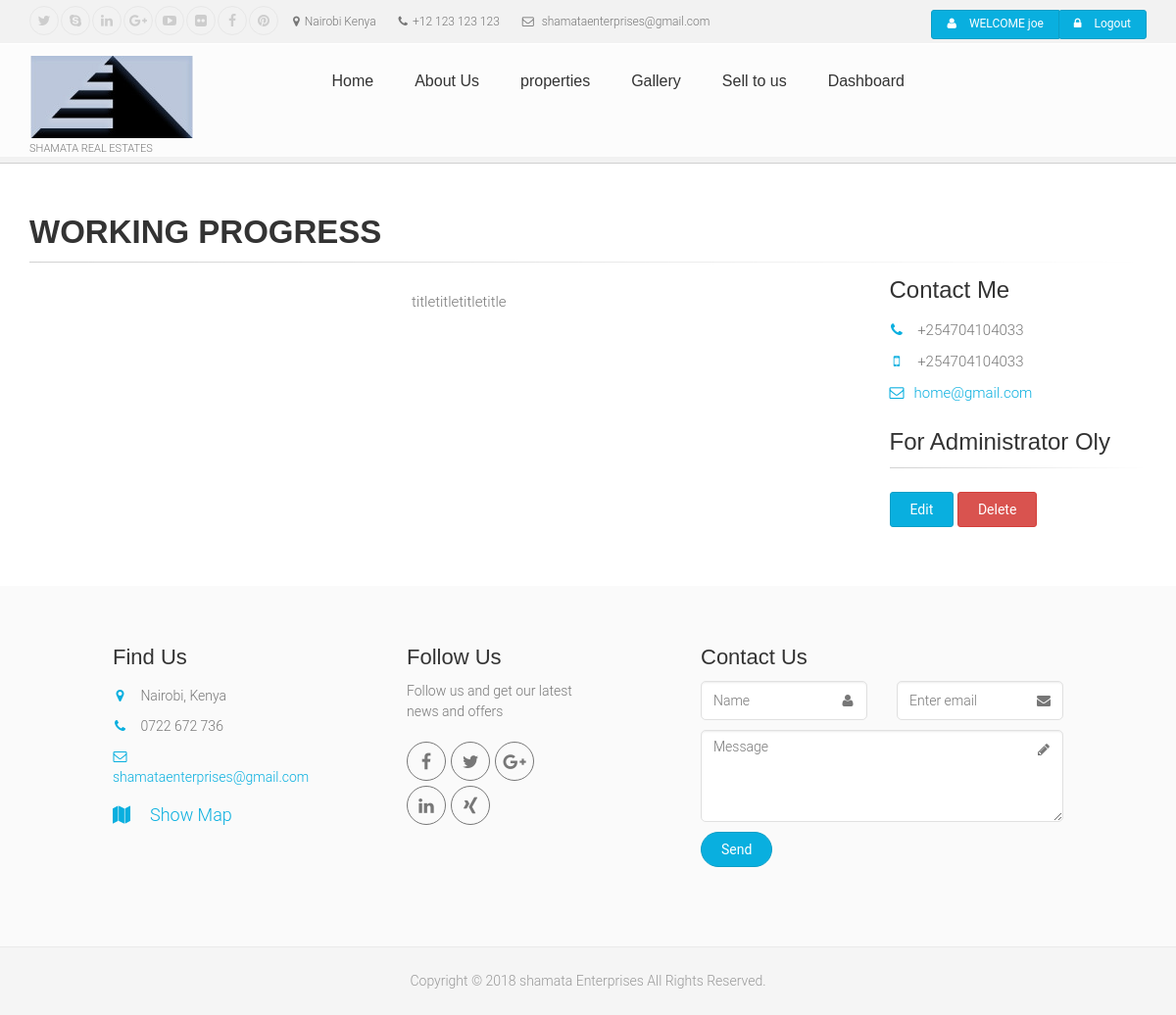
/team/1/ (signed in), run on the app's committed database.
### Teammembers/models.py (models this page shows, shortened)
class Team_Meamber(models.Model):
    name = models.CharField(max_length=100)
    role = models.CharField(max_length=100)
    details = models.TextField()
    phone_number = PhoneNumberField(blank=True, null=True)
    email = models.EmailField()
    image = models.ImageField(upload_to=upload_location) #null=False,blank=False
    def get_edit_url(self):
        return reverse("Teammembers:edit",kwargs={"id": self.id})
    def get_delete_url(self):
        return reverse("Teammembers:delete",kwargs={"id": self.id})

### Teammembers/views.py (the view)
# urls.py: url(r'^(?P<id>\d+)/$',team_member_detailview,name='detail'),
def team_member_detailview(request,id=None):
    instance = get_object_or_404(Team_Meamber,id=id)
    context = {
        "instance": instance
    }
    template_name = 'Teammembers/member_detail.html'
    return render(request, template_name, context)

### Teammembers/templates/Teammembers/member_detail.html (shortened to what this page needs)
{% extends "Main/base.html" %}
{% load staticfiles %}
{% block content %}
  {% include "Main/navigation.html" %}
			<section class="main-container">
				<div class="container">
					<div class="row">
						<div class="main col-md-12">
							<h1 class="page-title">{{ instance.name }}</h1>
							<div class="separator-2"></div>
							<div class="row">
								<div class="col-sm-4">
								</div>
								<div class="col-lg-4 col-sm-5">
									<p> {{ instance.details|linebreaks}}</p>
								</div>
								<div class="col-sm-3 col-lg-offset-1">
									<h3 class="title">Contact Me</h3>
									<ul class="list-icons">
										<li><i class="fa fa-phone pr-10 text-default"></i> {{ instance.phone_number }}</li>
										<li><i class="fa fa-mobile pr-10 text-default"></i> {{ instance.phone_number }}</li>
										<li><a href="mailto:{{ instance.email }}"><i class="fa fa-envelope-o pr-10"></i>{{ instance.email }}</a></li>
									</ul>
									{% if not request.user.is_staff or not request.user.is_superuser%}
									{% else %}
									<h3>For Administrator Oly</h3>
									<div class="separator-2"></div>
									<a target="_blank" href="{{instance.get_edit_url}}" class="btn btn-default">Edit</a>
									<a target="_blank" href="{{instance.get_delete_url}}" class="btn btn-danger">Delete</a>
									{%	endif %}
                                </div>
							</div>
						</div>
					</div>
				</div>
			</section>
      {% include "Main/footer.html" %}
{% endblock content %}

### Main/templates/Main/navigation.html (shortened to what this page needs)
{% extends "Main/base.html" %}
{% load staticfiles %}
{% block content %}
			<div class="header-container">
				<div class="header-top  ">
					<div class="container">
						<div class="row">
							<div class="col-xs-3 col-sm-6 col-md-9">
								<div class="header-top-first clearfix">
									<ul class="social-links circle small clearfix hidden-xs">
										<li class="twitter"><a target="_blank" href="#"><i class="fa fa-twitter"></i></a></li>
										<li class="skype"><a target="_blank" href="#"><i class="fa fa-skype"></i></a></li>
										<li class="linkedin"><a target="_blank" href="#"><i class="fa fa-linkedin"></i></a></li>
										<li class="googleplus"><a target="_blank" href="#"><i class="fa fa-google-plus"></i></a></li>
										<li class="youtube"><a target="_blank" href="#"><i class="fa fa-youtube-play"></i></a></li>
										<li class="flickr"><a target="_blank" href="#"><i class="fa fa-flickr"></i></a></li>
										<li class="facebook"><a target="_blank" href="#"><i class="fa fa-facebook"></i></a></li>
										<li class="pinterest"><a target="_blank" href="#"><i class="fa fa-pinterest"></i></a></li>
									</ul>
										<ul class="list-inline hidden-sm hidden-xs">
										<li><i class="fa fa-map-marker pr-5 pl-10"></i>Nairobi Kenya</li>
										<li><i class="fa fa-phone pr-5 pl-10"></i>+12 123 123 123</li>
										<li><i class="fa fa-envelope-o pr-5 pl-10"></i> shamataenterprises@gmail.com</li>
									</ul>
								</div>
							</div>
							<div class="col-xs-9 col-sm-6 col-md-3">
								<div id="header-top-second"  class="clearfix">
									<div class="header-top-dropdown text-right">
										<div class="btn-group">
											    {% if not request.user.is_authenticated %}
											<a href="{% url 'account_signup' %}" class="btn btn-default btn-sm"><i class="fa fa-user pr-10"></i> Sign Up</a>
										</div>
										<div class="btn-group dropdown">
											<a href="{% url 'account_login' %}">
											<button type="button" class="btn btn-default btn-sm"><i class="fa fa-lock pr-10"></i> Login</button> </a>
										</div>
										 {% else %}
										 <div class="btn-group">
											<a href="#" class="btn btn-default btn-sm"><i class="fa fa-user pr-10"></i>  WELCOME {{user.username}}  </a>
										</div>
										<div class="btn-group">
											<a href="{% url 'account_logout' %}">
											<button type="button" class="btn btn-default btn-sm"><i class="fa fa-lock pr-10"></i> Logout</button>	</a>
										</div>
										  {% endif %}
									</div>
								</div>
							</div>
						</div>
					</div>
				</div>
				<header class="header  fixed    clearfix">
					<div class="container">
						<div class="row">
							<div class="col-md-3 ">
								<div class="header-left clearfix">
									<div id="logo" class="logo">
										<a href="#"><img id="logo_img" src= {% static 'images/logo_shamata.jpg' %} alt="SHAMATA REAL ESTATES"></a>
									</div>
									<div class="site-slogan">
									SHAMATA REAL ESTATES
									</div>
								</div>
							</div>
							<div class="col-md-9">
								<div class="header-right clearfix">
								<div class="main-navigation  animated with-dropdown-buttons">
									<nav class="navbar navbar-default" role="navigation">
										<div class="container-fluid">
											<div class="collapse navbar-collapse" id="navbar-collapse-1">
												<ul class="nav navbar-nav ">
													  <li>
                                                    <a href="{% url   'Main:home-view' %}">Home</a>
                                                </li>
												  <li>
                                                    <a href="#">About Us </a>
                                                </li>
												  <li>
                                                    <a href="{% url   'Main:all_properties' %}"> properties </a>
                                                </li>
												  <li>
                                                    <a href="{% url   'Main:gallery_list' %}"> Gallery </a>
                                                </li>
												  <li>
                                                      <a href="#">Sell  to us</a>
												</li>
												{% if not request.user.is_staff or not request.user.is_superuser%}
													  <li>
                                                    <a href="{% url   'Main:contact' %}">Contact Us </a>
												</li>
												{% else %}
												<li><a href="{% url   'Dashboard:dash_board' %}">Dashboard</a> </li>
											 {%	endif %}
												</ul>
											</div>
										</div>
									</nav>
								</div>
								</div>
							</div>
						</div>
					</div>
				</header>
			</div>
{% endblock content %}

### Main/static/css/typography-default.css (style rules this page uses)
h1, h2, h3, h4, h5, h6, .navbar .navbar-nav { font-family: "Raleway", sans-serif; }
body { font-family: "Roboto", sans-serif; }
html { height: 100%; }
body { font-size: 15px; line-height: 1.4666666667; color: #777777; background-color: #ffffff; font-weight: 300; }
h1, h2, h3, h4, h5, h6 { color: #333333; line-height: 1.2; }
h1 { font-size: 33px; font-weight: 700; text-transform: uppercase; }
h3 { font-size: 24px; }
.page-title { margin-top: 0; }
@media (min-width: 992px) { .title { margin-top: 0; } }
p { margin-bottom: 15px; }
a { color: #09afdf; -webkit-transition: all 0.2s ease-in-out; -o-transition: all 0.2s ease-in-out; transition: all 0.2s ease-in-out; }
.text-default { color: #09afdf; }

### data on the page
Team_Meamber: name "WORKING PROGRESS", details "titletitletitletitle", phone_number "+254704104033", email "home@gmail.com"

### other printed values
{{ user.username }} "joe"
